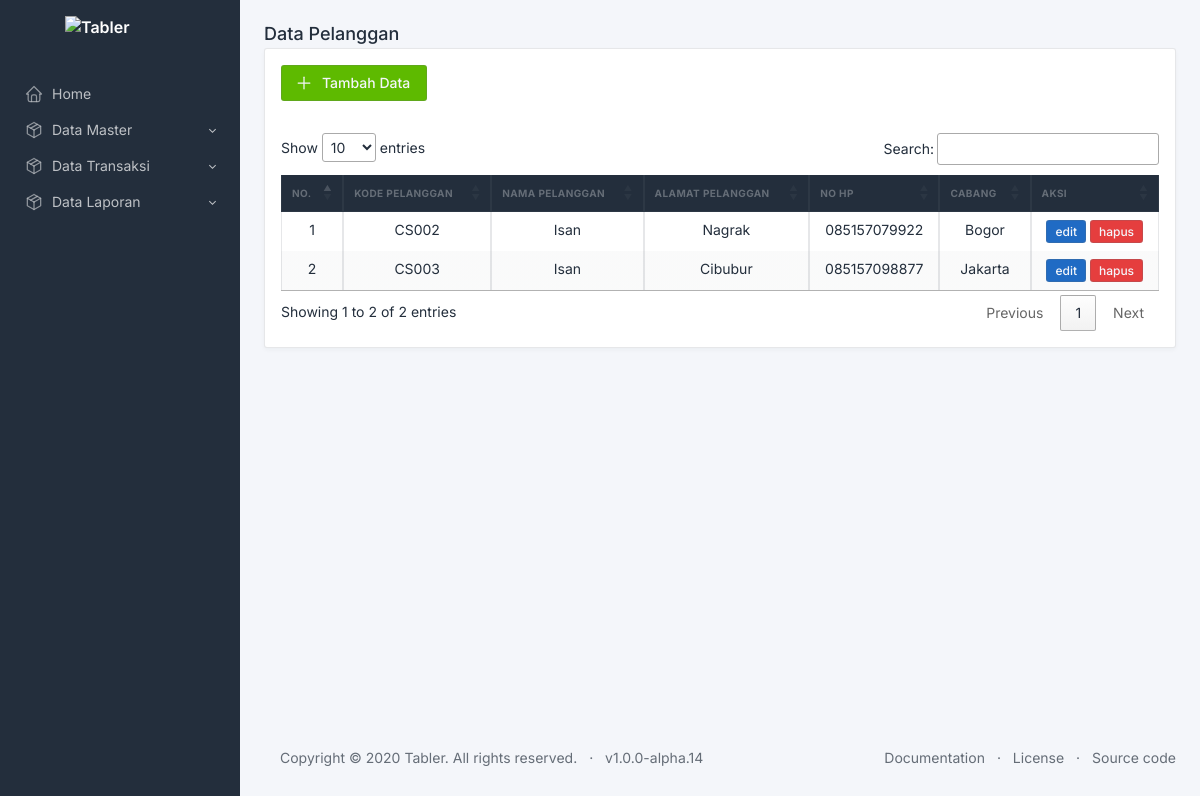
The app's page /index.php/pelanggan with its own data.
### tables this page shows
CREATE TABLE `pelanggan` (
  `kode_pelanggan` varchar(13) NOT NULL,
  `nama_pelanggan` varchar(100) NOT NULL,
  `alamat_pelanggan` varchar(200) NOT NULL,
  `no_hp` varchar(15) NOT NULL,
  `kode_cabang` char(3) NOT NULL
);

CREATE TABLE `cabang` (
  `kode_cabang` char(3) NOT NULL,
  `nama_cabang` varchar(50) NOT NULL,
  `alamat_cabang` varchar(255) DEFAULT NULL,
  `telepon` varchar(13) DEFAULT NULL
);

### application/libraries/Template.php (called while the page is built)
<?php if ( ! defined('BASEPATH')) exit('No direct script access allowed');
class Template {
		var $template_data = array();
		function set($name, $value)
		{
			$this->template_data[$name] = $value;
		}
		function load($template = '', $view = '' , $view_data = array(), $return = FALSE)
		{
			$this->CI =& get_instance();
			$this->set('contents', $this->CI->load->view($view, $view_data, TRUE));
			return $this->CI->load->view($template, $this->template_data, $return);
		}
}

### application/controllers/Pelanggan.php (called while the page is built, shortened)
<?php
class Pelanggan extends CI_Controller
{
    function index()
    {
        $data['pelanggan'] = $this->Model_pelanggan->getDataPelanggan()->result();
        $this->template->load('template/template', 'pelanggan/view_pelanggan', $data);
    }
}

### index.php (called while the page is built, shortened)
<?php
require_once BASEPATH.'core/CodeIgniter.php';

### application/models/Model_pelanggan.php (called while the page is built, shortened)
<?php
class Model_pelanggan extends CI_Model
{
    function getDataPelanggan()
    {
        $this->db->join('cabang', 'pelanggan.kode_cabang = cabang.kode_cabang');
        return $this->db->get('pelanggan');
    }
}

### application/views/pelanggan/view_pelanggan.php (the view, shortened to what this page needs)
<h2 class="page-title">
    Data Pelanggan
</h2>
<div class="row">
    <div class="col-md-12">
        <div class="card">
            <div class="card-body">
                <a href="#" class="btn btn-success mb-3" id="tambahpelanggan">
                    Tambah Data </a>
                <table id="tabelpelanggan" class="table table-striped table-bordered text-center">
                    <thead class="text-center">
                        <tr>
                            <th> NO. </th>
                            <th> KODE PELANGGAN </th>
                            <th> NAMA PELANGGAN </th>
                            <th> ALAMAT PELANGGAN </th>
                            <th> NO HP </th>
                            <th> CABANG </th>
                            <th> AKSI </th>
                        </tr>
                    </thead>
                    <tbody>
                        <?php
                        $no = 1;
                        foreach ($pelanggan as $p) { ?>
                        <tr>
                            <td> <?= $no; ?></td>
                            <td> <?= $p->kode_pelanggan; ?></td>
                            <td><?= $p->nama_pelanggan; ?></td>
                            <td><?= $p->alamat_pelanggan; ?></td>
                            <td><?= $p->no_hp; ?></td>
                            <td><?= $p->nama_cabang; ?></td>
                            <td>
                                <a href="#" data-kodepelanggan="<?= $p->kode_pelanggan; ?>"
                                    class="btn btn-sm btn-primary edit text-center">
                                    edit
                                </a>
                                <a href="#"
                                    data-href="<?= base_url(); ?>pelanggan/hapuspelanggan/<?= $p->kode_pelanggan; ?>"
                                    class="btn btn-sm btn-danger hapus">
                                    hapus
                                </a>
                            </td>
                        </tr>
                        <?php
                            $no++;
                        } ?>
                    </tbody>
                </table>
            </div>
        </div>
    </div>
</div>
</div>

### application/views/template/template.php (style rules this page uses)
body { display: none; }

### records on screen
pelanggan: kode_pelanggan "CS002", nama_pelanggan "Isan", alamat_pelanggan "Nagrak", no_hp "085157079922", kode_cabang.nama_cabang "Bogor"
pelanggan: kode_pelanggan "CS003", nama_pelanggan "Isan", alamat_pelanggan "Cibubur", no_hp "085157098877", kode_cabang.nama_cabang "Jakarta"
